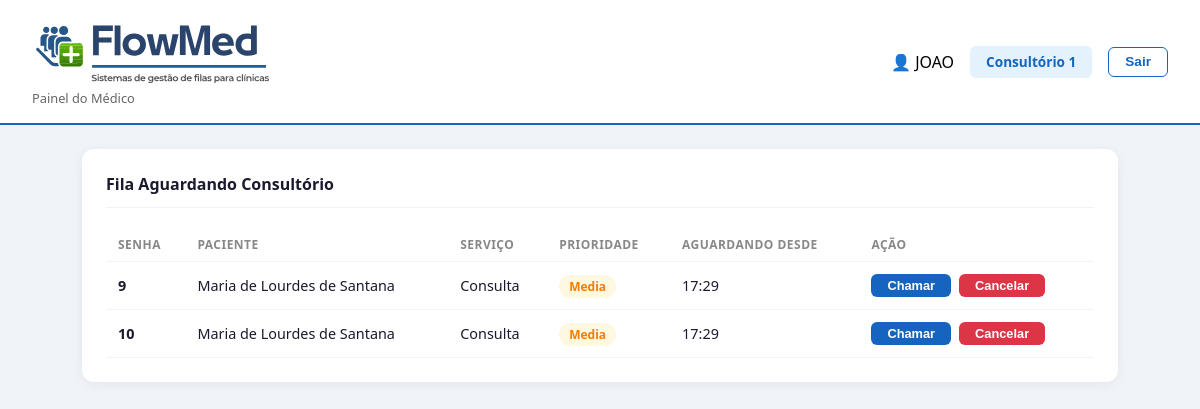
Before: /consultorio/ (signed in) with the older database file.
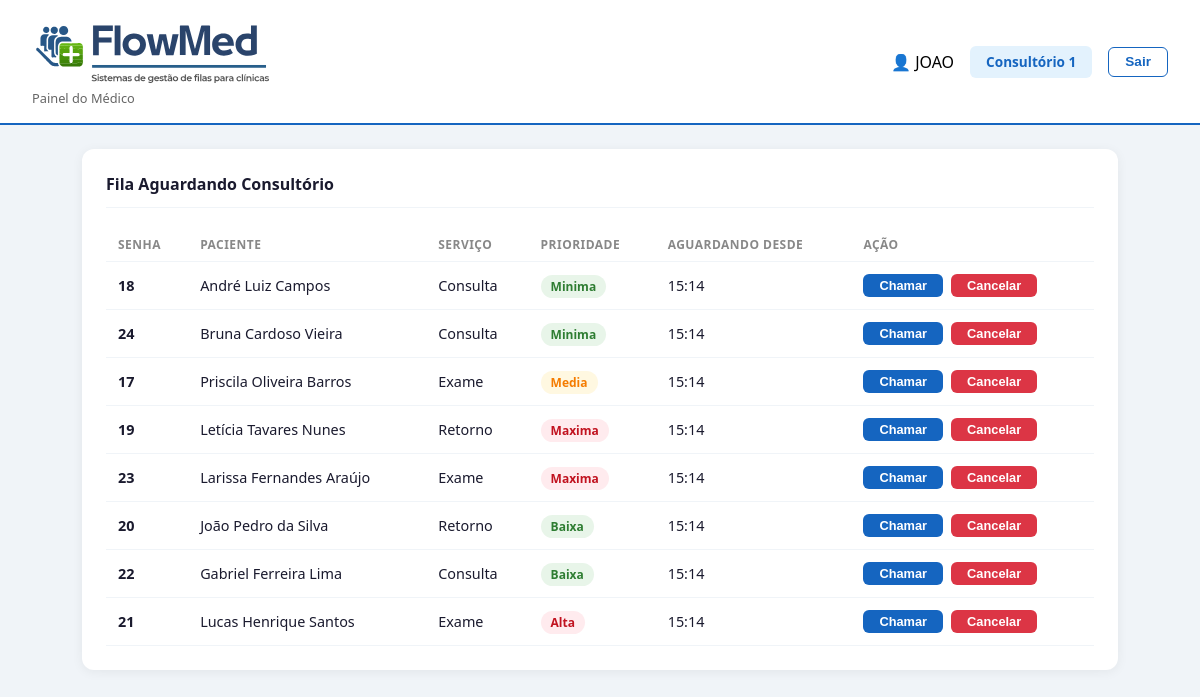
After: the same page with the newer database file.
### atendimento_app/models.py (models this page shows, shortened)
class Senha(models.Model):
    TIPO_SERVICO_CHOICES = [
        ('consulta', 'Consulta'),
        ('exame', 'Exame'),
        ('retorno', 'Retorno'),
    ]
    PRIORIDADE_CHOICES=[
        ('minima', 'Minima'),
        ('baixa', 'Baixa'),
        ('media', 'Media'),
        ('alta', 'Alta'),
        ('maxima', 'Maxima')
    ]
    STATUS_CHOICES =[
        ('aguardando_recepcao', 'Aguardando Recepção'),
        ('aguardando_consultorio', 'Aguardando Consultório'),
        ('chamado', 'Chamado'),
        ('atendido', 'Atendido'),
        ('cancelado', 'Cancelado'),
    ]
    nome_paciente = models.CharField(max_length=100, unique=False)
    consultorio = models.ForeignKey(Consultorio, on_delete=models.SET_NULL, null=True, blank=True)
    numero = models.PositiveBigIntegerField(unique=True, editable=False)
    tipo_servico = models.CharField(max_length=20, choices=TIPO_SERVICO_CHOICES)
    prioridade = models.CharField(max_length=20, choices=PRIORIDADE_CHOICES, default='media')
    status = models.CharField(max_length=30, choices=STATUS_CHOICES, default='aguardando_recepcao')
    criado_em = models.DateTimeField(auto_now_add=True)
    chamado_recepcao = models.DateTimeField(null=True,blank=True)
    chamado_consultorio = models.DateTimeField(null=True,blank=True)
    finalizado_em= models.DateTimeField(null=True, blank=True)
    class Meta:
        verbose_name = 'Senha'
        verbose_name_plural = 'Senhas'
        ordering = ['-prioridade', 'criado_em']

### atendimento_app/views.py (the view)
# urls.py: path('consultorio/', views.painel_consultorio, name='painel_consultorio'),
@login_required
def painel_consultorio(request):
    try:
        if request.user.perfil.tipo != 'medico':
            return redirect('atendimento_app:painel_recepcao')
    except Perfil.DoesNotExist:
        return redirect('/admin/')
    consultorio = request.user.perfil.consultorio
    senhas_aguardando = Senha.objects.filter(
        status='aguardando_consultorio',
        consultorio=consultorio
    )
    senha_atual = Senha.objects.filter(
        status='chamado',
        consultorio=consultorio
    ).order_by('-chamado_consultorio').first()
    contexto ={
        'senhas_aguardando':senhas_aguardando,
        'senha_atual':senha_atual,
        'consultorio': consultorio
    }
    return render(request, 'painel_consultorio.html', contexto)

### atendimento_app/models.py (called while the page is built)
    def __str__(self):
        return self.nome

### atendimento_app/templates/painel_consultorio.html (shortened to what this page needs)
{% load static %}
<!DOCTYPE html>
<html lang="pt-br">
<head>
  <link rel="stylesheet" href="{% static 'css/painel_consultorio.css' %}">
</head>
<body data-consultorio-id="{{ consultorio.id }}" data-csrf="{{ csrf_token }}">
<header>
  <div class="header-left">
    <div class="card-img">
      <img src="{% static 'images/FlowMed.svg' %}" alt="FlowMed" width=240" >
      <small>Painel do Médico</small>
    </div>
  </div>
  <div class="header-right">
    <span class="usuario-badge">👤 {{ request.user.get_full_name|default:request.user.username }}</span>
    <span class="consultorio-badge">{{ consultorio }}</span>
    <form method="POST" action="{% url 'atendimento_app:logout' %}">
      <button type="submit" class="btn-logout">Sair</button>
    </form>
  </div>
</header>
<div class="container">
  <div class="card">
    <h2>Fila Aguardando Consultório</h2>
    <table>
      <thead>
        <tr>
          <th>Senha</th>
          <th>Paciente</th>
          <th>Serviço</th>
          <th>Prioridade</th>
          <th>Aguardando desde</th>
          <th>Ação</th>
        </tr>
      </thead>
      <tbody>
        {% for senha in senhas_aguardando %}
        <tr>
          <td><strong>{{ senha.numero }}</strong></td>
          <td>{{ senha.nome_paciente }}</td>
          <td>{{ senha.get_tipo_servico_display }}</td>
          <td>
            <span class="badge badge-{{ senha.prioridade }}">
              {{ senha.get_prioridade_display }}
            </span>
          </td>
          <td>{{ senha.chamado_recepcao|time:"H:i" }}</td>
          <td>
  <div class="acoes">
    <form method="POST" action="{% url 'atendimento_app:chamar_consultorio' senha.id %}">
      <button type="submit" class="btn-chamar">Chamar</button>
    </form>
    <form method="POST" action="{% url 'atendimento_app:cancelar_senha' senha.id %}">
      <button type="submit" class="btn-cancelar">Cancelar</button>
    </form>
  </div>
</td>
        </tr>
        {% empty %}
        <tr>
          <td colspan="6" class="empty">Nenhum paciente aguardando</td>
        </tr>
        {% endfor %}
      </tbody>
    </table>
  </div>
</div>
</body>
</html>

Changed rows visible on the page:
no longer on this page (row edited): Senha: numero "9", nome_paciente "Maria de Lourdes de Santana", tipo_servico "Consulta", prioridade "Media", chamado_recepcao "17:29"
no longer on this page (row edited): Senha: numero "10", nome_paciente "Maria de Lourdes de Santana", tipo_servico "Consulta", prioridade "Media", chamado_recepcao "17:29"
added Senha: numero "18", nome_paciente "André Luiz Campos", tipo_servico "Consulta", prioridade "Minima", chamado_recepcao "15:14"
added Senha: numero "24", nome_paciente "Bruna Cardoso Vieira", tipo_servico "Consulta", prioridade "Minima", chamado_recepcao "15:14"
added Senha: numero "17", nome_paciente "Priscila Oliveira Barros", tipo_servico "Exame", prioridade "Media", chamado_recepcao "15:14"
added Senha: numero "19", nome_paciente "Letícia Tavares Nunes", tipo_servico "Retorno", prioridade "Maxima", chamado_recepcao "15:14"
added Senha: numero "23", nome_paciente "Larissa Fernandes Araújo", tipo_servico "Exame", prioridade "Maxima", chamado_recepcao "15:14"
added Senha: numero "20", nome_paciente "João Pedro da Silva", tipo_servico "Retorno", prioridade "Baixa", chamado_recepcao "15:14"
added Senha: numero "22", nome_paciente "Gabriel Ferreira Lima", tipo_servico "Consulta", prioridade "Baixa", chamado_recepcao "15:14"
added Senha: numero "21", nome_paciente "Lucas Henrique Santos", tipo_servico "Exame", prioridade "Alta", chamado_recepcao "15:14"
